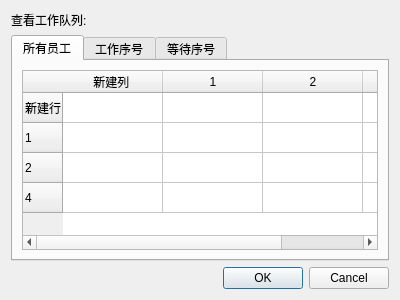
<?xml version="1.0" encoding="UTF-8"?>
<ui version="4.0">
 <class>StuffListDialog</class>
 <widget class="QDialog" name="StuffListDialog">
  <property name="geometry">
   <rect>
    <x>0</x>
    <y>0</y>
    <width>400</width>
    <height>300</height>
   </rect>
  </property>
  <property name="windowTitle">
   <string>查看员工队列</string>
  </property>
  <layout class="QVBoxLayout" name="verticalLayout">
   <item>
    <widget class="QLabel" name="label">
     <property name="text">
      <string>查看工作队列:</string>
     </property>
    </widget>
   </item>
   <item>
    <widget class="QTabWidget" name="TabWidget">
     <property name="currentIndex">
      <number>0</number>
     </property>
     <widget class="QWidget" name="allStuffTab">
      <attribute name="title">
       <string>所有员工</string>
      </attribute>
      <layout class="QHBoxLayout" name="horizontalLayout">
       <item>
        <widget class="QTableWidget" name="allStuffTable">
         <row>
          <property name="text">
           <string>新建行</string>
          </property>
         </row>
         <row>
          <property name="text">
           <string>1</string>
          </property>
         </row>
         <row>
          <property name="text">
           <string>2</string>
          </property>
         </row>
         <row>
          <property name="text">
           <string>4</string>
          </property>
         </row>
         <column>
          <property name="text">
           <string>新建列 </string>
          </property>
         </column>
         <column>
          <property name="text">
           <string>1</string>
          </property>
         </column>
         <column>
          <property name="text">
           <string>2</string>
          </property>
         </column>
         <column>
          <property name="text">
           <string>3</string>
          </property>
         </column>
        </widget>
       </item>
      </layout>
     </widget>
     <widget class="QWidget" name="workPosTab">
      <attribute name="title">
       <string>工作序号</string>
      </attribute>
      <layout class="QVBoxLayout" name="verticalLayout_2">
       <item>
        <layout class="QHBoxLayout" name="horizontalLayout_3" stretch="3,1">
         <item>
          <widget class="QLabel" name="label_2">
           <property name="text">
            <string>工作次数</string>
           </property>
          </widget>
         </item>
         <item>
          <widget class="QSpinBox" name="workTimeSpinBox"/>
         </item>
        </layout>
       </item>
       <item>
        <widget class="QTableWidget" name="workPosTable"/>
       </item>
      </layout>
     </widget>
     <widget class="QWidget" name="waitPosTab">
      <attribute name="title">
       <string>等待序号</string>
      </attribute>
      <layout class="QVBoxLayout" name="verticalLayout_3">
       <item>
        <layout class="QHBoxLayout" name="horizontalLayout_2" stretch="3,1">
         <item>
          <widget class="QLabel" name="label_3">
           <property name="text">
            <string>已工作次数</string>
           </property>
          </widget>
         </item>
         <item>
          <widget class="QSpinBox" name="waitTimeSpinBox"/>
         </item>
        </layout>
       </item>
       <item>
        <widget class="QTableWidget" name="waitPosTable"/>
       </item>
      </layout>
     </widget>
    </widget>
   </item>
   <item>
    <widget class="QDialogButtonBox" name="buttonBox">
     <property name="orientation">
      <enum>Qt::Horizontal</enum>
     </property>
     <property name="standardButtons">
      <set>QDialogButtonBox::Cancel|QDialogButtonBox::Ok</set>
     </property>
    </widget>
   </item>
  </layout>
 </widget>
 <resources/>
 <connections>
  <connection>
   <sender>buttonBox</sender>
   <signal>accepted()</signal>
   <receiver>StuffListDialog</receiver>
   <slot>accept()</slot>
   <hints>
    <hint type="sourcelabel">
     <x>248</x>
     <y>254</y>
    </hint>
    <hint type="destinationlabel">
     <x>157</x>
     <y>274</y>
    </hint>
   </hints>
  </connection>
  <connection>
   <sender>buttonBox</sender>
   <signal>rejected()</signal>
   <receiver>StuffListDialog</receiver>
   <slot>reject()</slot>
   <hints>
    <hint type="sourcelabel">
     <x>316</x>
     <y>260</y>
    </hint>
    <hint type="destinationlabel">
     <x>286</x>
     <y>274</y>
    </hint>
   </hints>
  </connection>
 </connections>
</ui>
